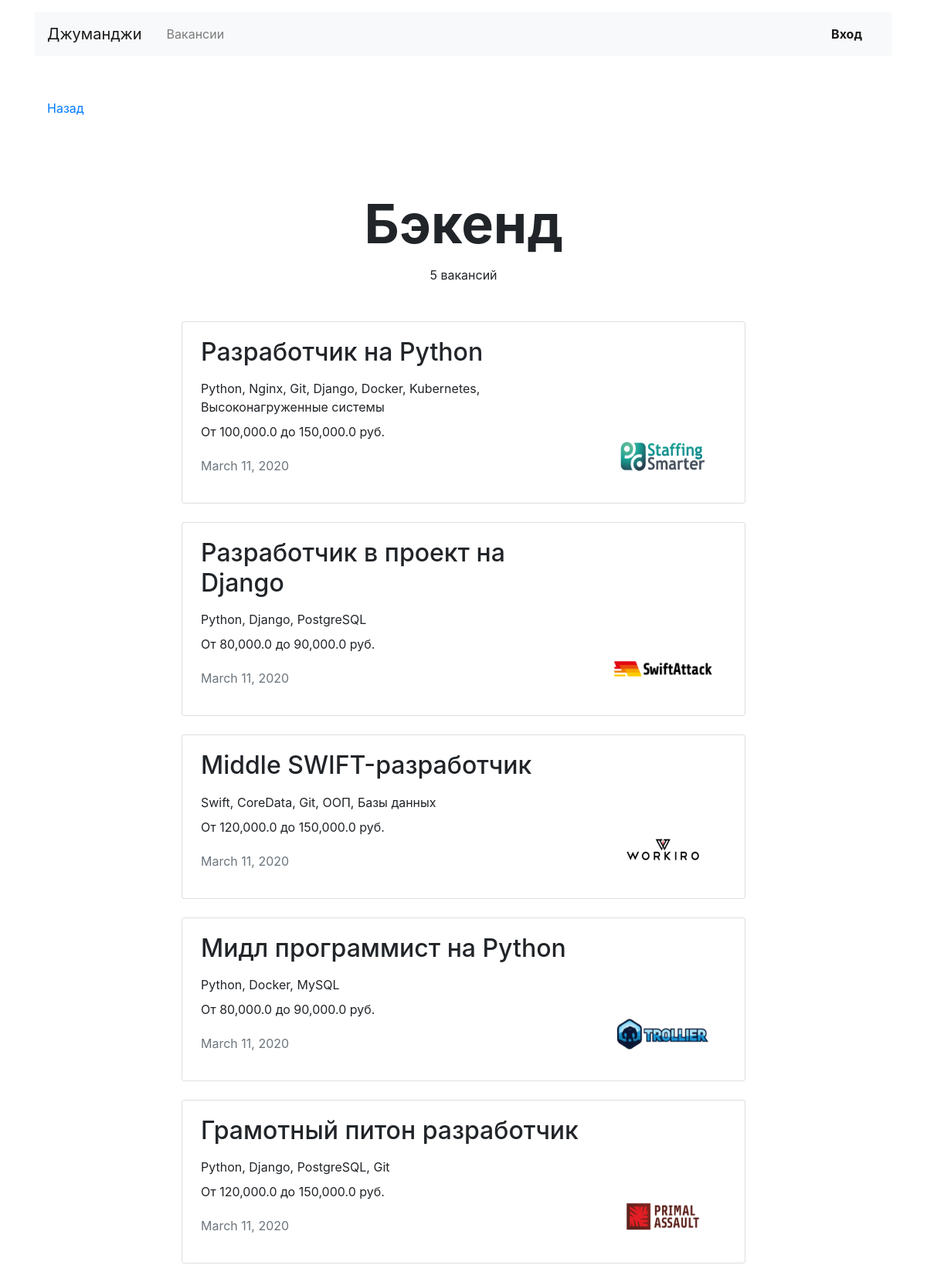
Screenshot of /vacancies/cat/2 with the database file from the repository.
### JunJob/models.py (models this page shows)
class Specialty(models.Model):
    code = models.CharField(max_length=10)
    title = models.CharField(max_length=40)
    picture = models.ImageField(upload_to=settings.MEDIA_SPECIALITY_IMAGE_DIR)

class Vacancy(models.Model):
    title = models.CharField(max_length=60)
    specialty = models.ForeignKey(Specialty, related_name='vacancies', on_delete=models.CASCADE)
    company = models.ForeignKey(Company, related_name='vacancies', on_delete=models.CASCADE)
    skills = models.TextField()
    description = models.TextField()
    salary_min = models.FloatField()
    salary_max = models.FloatField()
    published_at = models.DateField()

class Company(models.Model):
    name = models.CharField(max_length=45)
    location = models.CharField(max_length=30)
    logo = models.ImageField(upload_to=settings.MEDIA_COMPANY_IMAGE_DIR, max_length=40000)
    description = models.TextField()
    employee_count = models.IntegerField()
    owner = models.OneToOneField(User, on_delete=models.CASCADE, related_name='company', null=True)

### JunJob/views.py (the view)
# urls.py: path('vacancies/cat/<int:specialty_id>', views.specialty_view, name='specialty'),  # Специальность
def specialty_view(request, specialty_id):
    specialty = models.Specialty.objects.get(id=specialty_id)
    specialty_vacancies = models.Vacancy.objects.filter(specialty=specialty)
    context = {
        'specialty_vacancies': specialty_vacancies,
        'specialty': specialty,
    }
    return render(request, 'Specialty.html', context=context)

### JunJob/templates/Specialty.html
{% extends 'base.html' %}
{% block container %}
  <main class="container mt-3">
    <div class="navbar mt-5">
      <p><a href="javascript:history.back()">Назад</a></p>
    </div>
    <section>
      <h1 class="h1 text-center mx-auto mt-4 pt-5" style="font-size: 70px;"><strong>{{ specialty.title }}</strong></h1>
      <p class="text-center pt-1">{{ specialty.vacancies.count }} вакансий</p>
      {% if specialty.vacancies.count > 0 %}
      <div class="row mt-5">
        <div class="col-12 col-lg-8 offset-lg-2 m-auto">
          {% for vacancy in specialty_vacancies %}
          <div class="card mb-4">
            <div class="card-body px-4">
              <div class="row">
                <div class="col-12 col-md-8 col-lg-9">
                  <h2 class="h2 pb-2">{{ vacancy.title }}</h2>
                  <p class="mb-2">{{ vacancy.skills }}</p>
                  {% load humanize %}
                  <p>От {{ vacancy.salary_min|intcomma }} до {{ vacancy.salary_max|intcomma }} руб.</p>
                  <p class="text-muted pt-1">{{ vacancy.published_at }}</p>
                </div>
                <div class="col-12 col-md-4 col-lg-3 d-flex align-items-end">
                  <a href='{% url "onevacancy" vacancy.id %}'><img src="{{ vacancy.company.logo.url }}" width="130" height="80" alt=""></a>
                </div>
              </div>
            </div>
          </div>
          {% endfor %}
          </div>
        </div>
      {% else %}
          <h3 class="text-center pt-1">Для данной специализации пока нет вакансий</h3>
      {% endif %}
    </section>
  </main>
{% endblock %}

### rows the page displays
Specialty: title "Бэкенд", vacancies.count "5"
Vacancy: title "Разработчик на Python", skills "Python, Nginx, Git, Django, Docker, Kubernetes, Высоконагруженные системы", salary_min "100,000.0", salary_max "150,000.0", published_at "March 11, 2020", company.logo (picture)
Vacancy: title "Разработчик в проект на Django", skills "Python, Django, PostgreSQL", salary_min "80,000.0", salary_max "90,000.0", published_at "March 11, 2020", company.logo (picture)
Vacancy: title "Middle SWIFT-разработчик", skills "Swift, CoreData, Git, ООП, Базы данных", salary_min "120,000.0", salary_max "150,000.0", published_at "March 11, 2020", company.logo (picture)
Vacancy: title "Мидл программист на Python", skills "Python, Docker, MySQL", salary_min "80,000.0", salary_max "90,000.0", published_at "March 11, 2020", company.logo (picture)
Vacancy: title "Грамотный питон разработчик", skills "Python, Django, PostgreSQL, Git", salary_min "120,000.0", salary_max "150,000.0", published_at "March 11, 2020", company.logo (picture)
